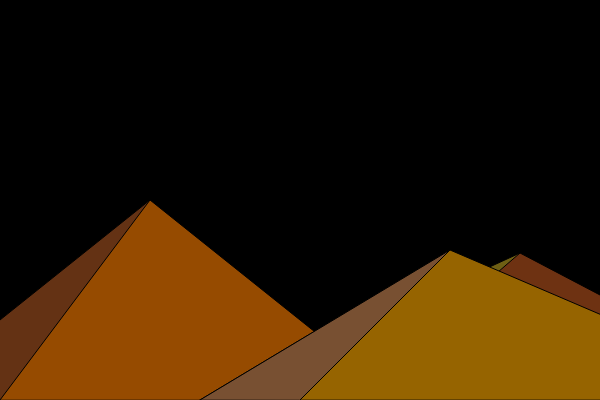
Frame 1 (no input)
Frame 60 (no input): identical to frame 1, image omitted
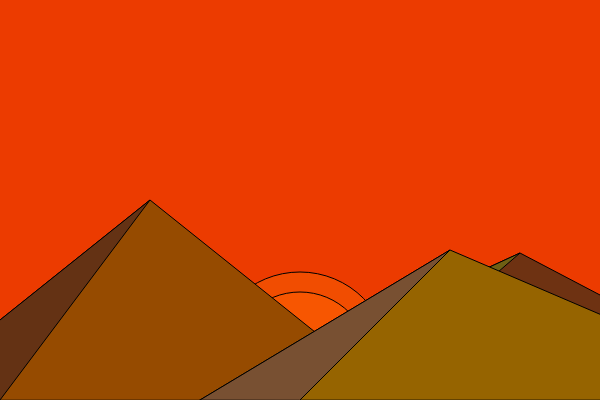
Frame 120 (the mouse pressed at the canvas centre since frame 60)

The p5.js sketch that drew these frames (run headless with seeded random() and noise() and a simulated clock; from frame 60 on, the mouse is pressed at the canvas centre):

// p5.js sketch
// ── sketch.js
let sunHeight = 600;
let redVal = 0;
let greenVal = 0;

function setup() {
  createCanvas(600, 400);
}

function draw() {
  background(redVal, greenVal, 0);

  fill(255, 135, 5, 60);
  circle(300, sunHeight, 180);
  fill(255, 100, 0, 100);
  circle(300, sunHeight, 140);


  fill(110, 50, 18);
  triangle(200, 400, 520, 253, 800, 400);

  fill(110, 95, 20);
  triangle(200, 400, 520, 253, 350, 400);

  fill(150, 75, 0);
  triangle(-100, 400, 150, 200, 400, 400);

  fill(100, 50, 20);
  triangle(-100, 400, 150, 200, 0, 400);

  fill(150, 100, 0);
  triangle(200, 400, 450, 250, 800, 400);

  fill(120, 80, 50);
  triangle(200, 400, 450, 250, 300, 400);

  if (sunHeight > 130) {
    sunHeight -= 2;
    if (sunHeight < 480) {
      redVal += 4;
      greenVal++;
    }
  }

  if (mouseIsPressed === true && sunHeight === 130) {
    background(0);
  }

  console.log(":)");
}
